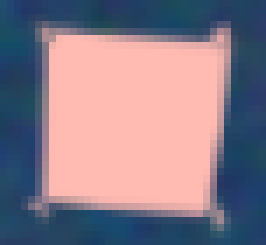
#> input picture square.png, 38 x 35 px, given in place of 3.jpg, which was not available (shown 7 times larger)
$ python compiled_code.py
#> lines starting #> are read from the running program, lines starting #| are printed output that depends on the picture; after the words box and inside, x2 and y2 are one past the last pixel; in counts of white or black regions, pixels touching at a corner belong together; pictures that were not available may be replaced by others from this repository, and a replacement may not be noted
### image_finding.py
import cv2 as cv
import numpy as np
from landOceanSeg import *

def compress(coords, eps=50):
    coords = [tuple(map(float, c)) for c in coords]
    clusters = []  # list of lists

    for point in coords:
        px, py = point
        assigned = False

        for cluster in clusters:
            # compute distance from this point to cluster mean
            cx = sum(x for x, _ in cluster) / len(cluster)
            cy = sum(y for _, y in cluster) / len(cluster)
            dist = ((px - cx)**2 + (py - cy)**2)**0.5

            if dist <= eps:
                cluster.append(point)
                assigned = True
                break

        if not assigned:
            clusters.append([point])

    #mean for each clusters
    cluster_means = [
        (int(sum(x for x, _ in cluster) / len(cluster)),
         int(sum(y for _, y in cluster) / len(cluster)))
         for cluster in clusters]

    return cluster_means

def wmap(path: str, temp_paths: dict[str:list[tuple[int, int]]]) -> dict[str:list[tuple[int, int]]]:
    coordinates = []
    obj = {"circle":[],"star":[],"triangle":[],"square":[]}
    img_rgb = cv.imread(path)
#> img_rgb is the input picture: shape (35, 38, 3); mean B, G, R 136.8, 123.6, 139.4

    img_gray = cv.cvtColor(img_rgb, cv.COLOR_BGR2GRAY)
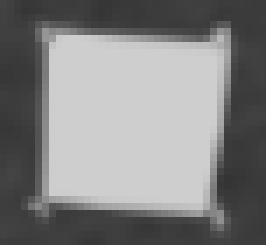
#> img_gray: shape (35, 38) (shown 7 times larger); min 52, max 206, mean 130
    favs = ["circle","star","triangle","square"]
    for fav in favs:
        template = cv.imread(temp_paths[fav], cv.IMREAD_GRAYSCALE)
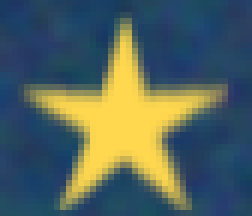
#> input picture star.png, 42 x 36 px, given in place of circle.png, which was not available (shown 6 times larger)
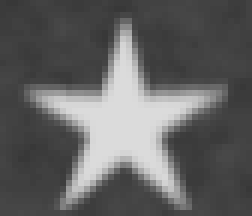
#> template: shape (36, 42) (shown 6 times larger); min 56, max 219, mean 98
        w, h = template.shape[::-1]
#> w = 42; h = 36

        res = cv.matchTemplate(img_gray,template,cv.TM_CCOEFF_NORMED)
#> res = [[0.547, 0.552, 0.55, 0.542, 0.529], [0.573, 0.579, 0.577, 0.569, 0.558]]

        if fav=="circle":
            threshold = 0.72
        else:
            threshold = 0.8
        loc = np.where( res >= threshold)
#> loc = (empty array, empty array)
        for pt in zip(*loc[::-1]):
            coordinates.append((int((2*pt[0] + w)//2), int((2*pt[1] + h)//2)))
#> this loop made 0 passes
#> after the loop, coordinates = []
        coordinates = compress(coordinates)
        for pt in coordinates:
            obj[fav].append(pt)
#> pass 3 of the loop in wmap, `for fav in favs:`:
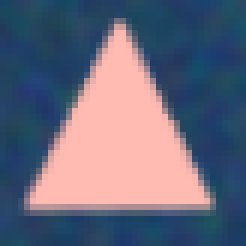
#> input picture triangle.png, 41 x 41 px, found by its file name (shown 6 times larger)
#> in wmap, `template = cv.imread(temp_paths[fav], cv.IMREAD_GRAYSCALE)`:
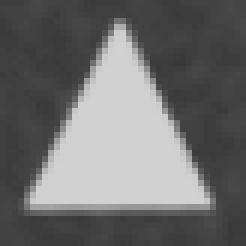
#> template: shape (41, 41) (shown 6 times larger); min 56, max 209, mean 109.4
#> res = [[0.41, 0.424, 0.425, 0.411], [0.474, 0.49, 0.492, 0.477], [0.544, 0.56, 0.562, 0.547], [0.608, 0.624, 0.625, 0.611], [0.661, 0.676, 0.676, 0.662], [0.692, 0.705, 0.704, 0.689], [0.697, 0.708, 0.705, 0.69]]
#> the loop made 4 passes; the first 3 are shown

        coordinates=[]
    img_rgb = overlap(img_rgb)
    cv.imwrite(f'res.png',img_rgb)
    return obj

### landOceanSeg.py
import cv2
import numpy as np

def overlap(img):
    hsv = cv2.cvtColor(img, cv2.COLOR_BGR2HSV)
#> hsv: shape (35, 38, 3); mean H, S, V 65.7, 114.9, 170.8
    land_lower = np.array([45, 100, 80])   # lower green
    land_upper = np.array([75, 255, 255]) # upper green
    ocean_lower = np.array((89, 127, 83))  # lower blue
    ocean_upper = np.array((116, 219, 118)) # upper blue
    pink_lower = np.array([140, 60, 200])
    pink_upper = np.array([160, 100, 255])
    lower_blue = np.array([90, 50, 150])
    upper_blue = np.array([120, 255, 255])
    lower_grey = np.array([0, 0, 180])
    upper_grey = np.array([180, 30, 255])
    lower_green = np.array([35, 50, 100])
    upper_green = np.array([75, 255, 255])
    lower_red =np.array([0, 70, 200])
    upper_red = np.array([10, 130, 255])
    lower_yellow = np.array([22, 110, 180])
    upper_yellow = np.array([38, 255, 255])


    land_mask = cv2.inRange(hsv, land_lower, land_upper)
#> land_mask: shape (35, 38); every value is 0
    ocean_mask = cv2.inRange(hsv, ocean_lower, ocean_upper)
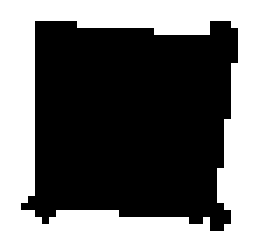
#> ocean_mask: shape (35, 38) (shown 7 times larger); 43.9% white; 1 white region, box (x1, y1, x2, y2) and area: (0, 0, 38, 35) 584
    pink_mask = cv2.inRange(hsv, pink_lower, pink_upper)
    blue_mask = cv2.inRange(hsv,lower_blue,upper_blue)
    grey_mask = cv2.inRange(hsv, lower_grey, upper_grey)
    green_mask = cv2.inRange(hsv, lower_green, upper_green)
    red_mask = cv2.inRange(hsv, lower_red, upper_red)
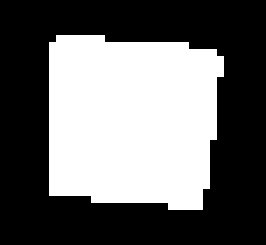
#> red_mask: shape (35, 38) (shown 7 times larger); 41.1% white; 1 white region, box (x1, y1, x2, y2) and area: (7, 5, 32, 30) 546
    yellow_mask = cv2.inRange(hsv, lower_yellow, upper_yellow)

    overlay = img.copy()
    overlay[land_mask > 0] = (0, 255, 255)   # yellow for land
    overlay[ocean_mask > 0] = (255, 0, 0)  # bright blue for ocean

    output = cv2.addWeighted(img, 0.5, overlay, 0.5, 0)
    output[pink_mask>0] = (255, 0, 255)
    output[grey_mask>0] = (128, 128, 128)
    output[blue_mask>0] = (255, 0 , 0)
    output[green_mask>0] = (0, 255 , 0)
    output[red_mask>0] = (0, 0 , 255)
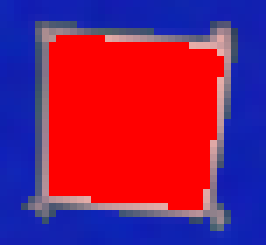
#> output: shape (35, 38, 3) (shown 7 times larger); mean B, G, R 98.2, 32.7, 132.3
    output[yellow_mask>0] = (0, 255, 255)
    # [4 lines of commented-out code are left out]
    cv2.imwrite("blue_mask.jpg",blue_mask)
    return output

### compiled_code.py
from image_finding import *
import math

def draw_arrow(img, start, end, color=(255,255,255), thickness=2, arrow_magnitude=15):
    """
    Draws a line with a proper arrowhead pointing towards `end`.
    """
    # Draw main line
    cv.line(img, start, end, color, thickness)

    # Compute direction
    dx = end[0] - start[0]
    dy = end[1] - start[1]
    angle = math.atan2(dy, dx)

    # Arrowhead points
    x1 = int(end[0] - arrow_magnitude * math.cos(angle - math.pi/6))
    y1 = int(end[1] - arrow_magnitude * math.sin(angle - math.pi/6))
    x2 = int(end[0] - arrow_magnitude * math.cos(angle + math.pi/6))
    y2 = int(end[1] - arrow_magnitude * math.sin(angle + math.pi/6))

    # Draw arrowhead
    cv.line(img, (x1, y1), end, color, thickness)
    cv.line(img, (x2, y2), end, color, thickness)

'''
Priority order of casualties : Star-3(Highest), Triangle-2, Square-1(Lowest)
Priority order of emergency : Severe-3(Highest), Mild-2, Safe-1(Lowest)
Max capacity of rescue pads : Pink-3 casualties, Blue-4 casualties, Grey-2 casualties
'''
path = f"C:\\Users\\Prakhar Srivastava\\.vscode\\coding\\opencv\\photos\\3.jpg"
temp_paths = {"circle":"C:\\Users\\Prakhar Srivastava\\.vscode\\coding\\UAS\\circle.png","square":"C:\\Users\\Prakhar Srivastava\\.vscode\\coding\\UAS\\square.png","triangle":"C:\\Users\\Prakhar Srivastava\\.vscode\\coding\\UAS\\triangle.png","star":"C:\\Users\\Prakhar Srivastava\\.vscode\\coding\\UAS\\star.png"}


coordinates = wmap(path,temp_paths)
img_rgb = cv.imread("C:\\Users\\Prakhar Srivastava\\.vscode\\coding\\UAS\\res.png")
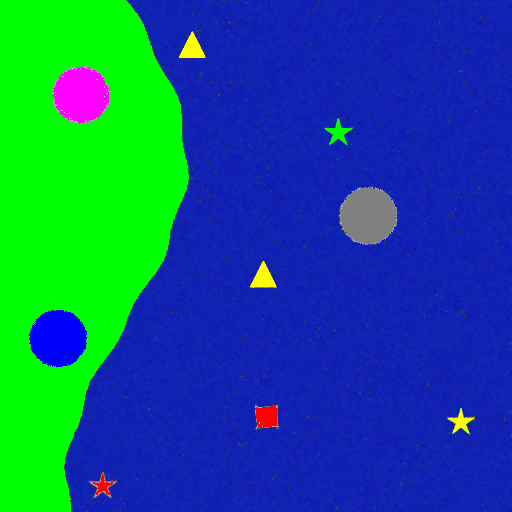
#> input picture res.png, 512 x 512 px, found by its file name
#> img_rgb is the input picture: shape (512, 512, 3); mean B, G, R 133.6, 89.2, 17.4
for fav in coordinates:
        for i in range(len(coordinates[fav])):
            coordinates[fav][i] = (*coordinates[fav][i],img_rgb[coordinates[fav][i][1],coordinates[fav][i][0]].tolist()[::-1])
#> after the loop, coordinates = 4 items


for fav in coordinates:
        for i in range(len(coordinates[fav])):
            if list(coordinates[fav][i]).pop()==[255,0,0]:
                coordinates[fav][i]=(coordinates[fav][i][0],coordinates[fav][i][1],'Red')
            if list(coordinates[fav][i]).pop()==[0,255,0]:
                coordinates[fav][i]=(coordinates[fav][i][0],coordinates[fav][i][1],'Green')
            if list(coordinates[fav][i]).pop()==[0,0,255]:
                coordinates[fav][i]=(coordinates[fav][i][0],coordinates[fav][i][1],'Blue')
            if list(coordinates[fav][i]).pop()==[255,255,0]:
                coordinates[fav][i]=(coordinates[fav][i][0],coordinates[fav][i][1],'Yellow')
            if list(coordinates[fav][i]).pop()==[128,128,128]:
                coordinates[fav][i]=(coordinates[fav][i][0],coordinates[fav][i][1],'Grey')
            if list(coordinates[fav][i]).pop()==[255,0,255]:
                coordinates[fav][i]=(coordinates[fav][i][0],coordinates[fav][i][1],'Pink')
#> this loop made 4 passes
#> after the loop, coordinates = {'circle': [], 'star': [], 'triangle': [], 'square': [(19, 17, 'Green')]}


# Extract list of casualties
casualty_list = []
for shape in ['star', 'triangle', 'square']:
    for x, y, emergency in coordinates.get(shape, []):
        casualty_list.append({'shape': shape, 'x': x, 'y': y, 'emergency': emergency})

#print('\ncasualty_list',casualty_list)

# Extract list of pads
pad_list = []
for x, y, color in coordinates.get('circle', []):
    pad_list.append({'name': color, 'x': x, 'y': y})
#> after the loop, pad_list = []

#print('\npad_list',pad_list)

# Build distance matrix: distance[i][j] = distance from casualty i to pad j
distance = [[0]*len(pad_list) for _ in range(len(casualty_list))]
#> distance = [[]]

for i, c in enumerate(casualty_list):
    for j, p in enumerate(pad_list):
        dx = p['x'] - c['x']
        dy = p['y'] - c['y']
        distance[i][j] = math.hypot(dx, dy)

# Optional: print
#for i, row in enumerate(distance):
    #print(f"\nCasualty {i} distances to pads:", row)

# Priority mapping
shape_score = {'star': 3, 'triangle': 2, 'square': 1}
emergency_score = {'red': 3, 'yellow': 2, 'green': 1}

# Compute priority score for each casualty
for c in casualty_list:
    c['priority'] = shape_score[c['shape'].lower()] * emergency_score[c['emergency'].lower()]

#print('\ncasualty_list',casualty_list)

# Sort casualties by priority desc, then emergency desc
casualty_list.sort(key=lambda c: (-c['priority'], -emergency_score[c['emergency'].lower()]))

print('\ncasualty_list',casualty_list)

# Maximum capacities for each pad
pad_capacity = {'Pink': 3, 'Blue': 4, 'Grey': 2}

# Initialize remaining capacity
pad_remaining = pad_capacity.copy()

# Dictionary to store casualty assignments
assignments = {}

# Iterate through casualties in sorted order (highest priority first)
for i, casualty in enumerate(casualty_list):
    x1, y1 = casualty['x'], casualty['y']

    # Find pads with available capacity
    available_pads = [p for j, p in enumerate(pad_list) if pad_remaining[p['name']] > 0]

    if not available_pads:
        assignments[i] = None  # No pad available
        continue

    # Pick the nearest pad among available ones
    nearest_pad = min(
        available_pads,
        key=lambda p: math.hypot(p['x'] - casualty['x'], p['y'] - casualty['y'])
    )

    # Assign casualty to this pad
    assignments[i] = nearest_pad['name']

    # Decrement pad capacity
    pad_remaining[nearest_pad['name']] -= 1

    # --- ✅ Draw line/arrow from casualty to assigned pad ---
    x2, y2 = nearest_pad['x'], nearest_pad['y']
    #cv.arrowedLine(img_rgb, (x1, y1), (x2, y2), (255,255,255), 2, tipLength=0.05)
    draw_arrow(img_rgb, (x1, y1), (x2, y2), (255,255,255), 3)
#> after the loop, assignments = 1 item; pad_remaining = {'Pink': 3, 'Blue': 4, 'Grey': 2}


for i, casualty in enumerate(casualty_list):
    pad = assignments[i]
    print(f"\nCasualty {i} ({casualty['shape']}, {casualty['emergency']}) -> Pad {pad}")
#> this loop made 1 pass
#| Casualty 0 (square, Green) -> Pad None


cv.imshow("Assignments on res.png", img_rgb)
cv.waitKey(0)
cv.destroyAllWindows()

cv.imwrite("C:\\Users\\Prakhar Srivastava\\.vscode\\coding\\UAS\\res_with_arrows.png", img_rgb)
